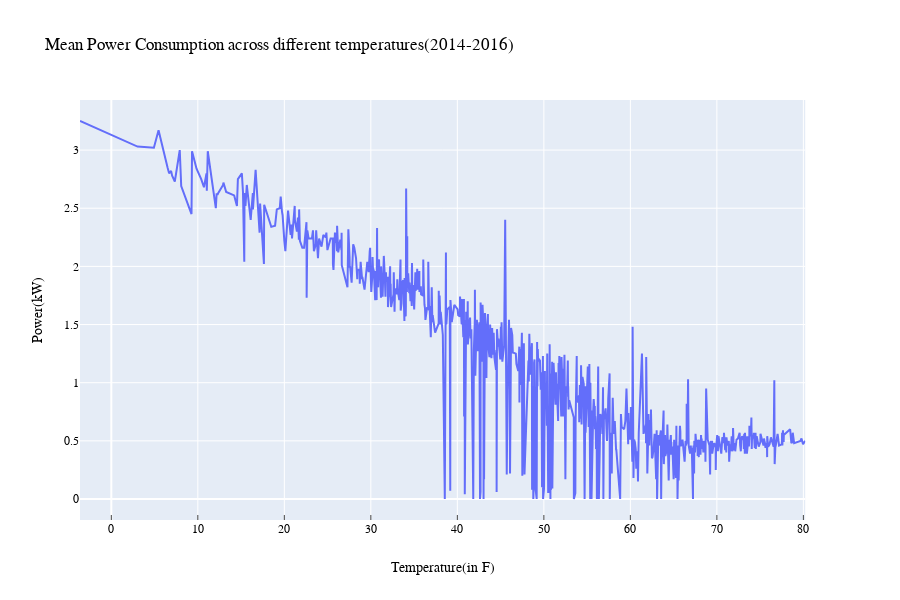

Write notebook code for a chart like this one.
### Code cell
fig = px.line(df4, x='temperature', y='power', title='Mean Power Consumption across different temperatures(2014-2016)')
fig.update_xaxes(ticks="inside",title_font=dict(family='Georgia', color='black'),tickfont=dict(family='Georgia', color='black'))
fig.update_yaxes(title_font=dict(family='Georgia', color='black'),tickfont=dict(family='Georgia', color='black'))
fig.update_layout(font=dict(family="Georgia",color="black"),xaxis_title="Temperature(in F)", yaxis_title="Power(kW)")
fig.show()

### Figure 1 — Plotly figure (JSON) as saved in the notebook; plotly's stock layout.template omitted (floating-point values rounded to 4 significant figures; data arrays with more than 128 entries replaced by an {"elided": "..."} marker saying what was removed)
{"data": [{"hoverlabel": {"namelength": 0}, "hovertemplate": "temperature=%{x}<br>power=%{y}", "legendgroup": "", "line": {"color": "#636efa", "dash": "solid"}, "mode": "lines", "name": "", "showlegend": false, "type": "scatter", "x": {"elided": "811 float values"}, "xaxis": "x", "y": {"elided": "811 float values"}, "yaxis": "y"}], "layout": {"font": {"color": "black", "family": "Georgia"}, "height": 600, "legend": {"tracegroupgap": 0}, "title": {"text": "Mean Power Consumption across different temperatures(2014-2016)"}, "xaxis": {"anchor": "y", "domain": [0, 0.98], "tickfont": {"color": "black", "family": "Georgia"}, "ticks": "inside", "title": {"text": "Temperature(in F)"}}, "yaxis": {"anchor": "x", "domain": [0, 1], "tickfont": {"color": "black", "family": "Georgia"}, "title": {"text": "Power(kW)"}}}}
